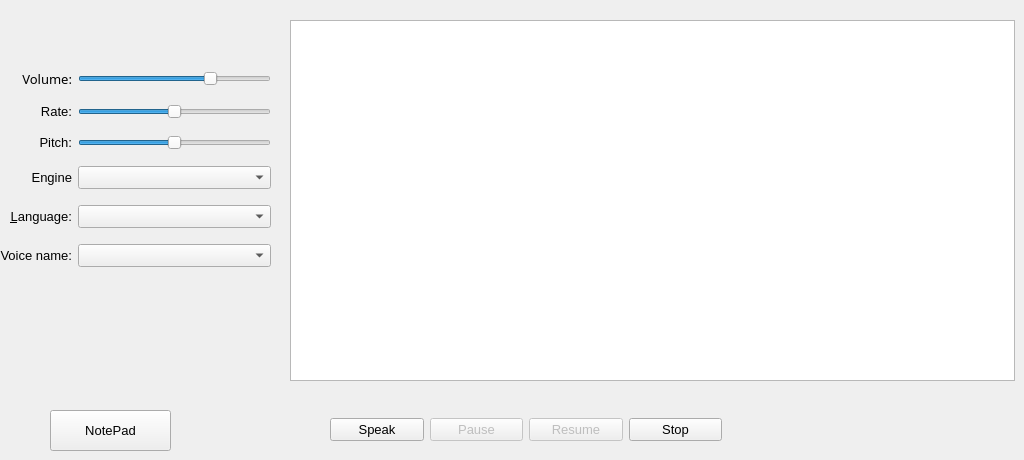
        <widget class="QWidget" name="tab_3">
         <attribute name="icon">
          <iconset>
           <normaloff>../../../../../../../../EXECUTABLE/Images/notif.jpg</normaloff>../../../../../../../../EXECUTABLE/Images/notif.jpg</iconset>
         </attribute>
         <attribute name="title">
          <string>Historique</string>
         </attribute>
         <widget class="QWidget" name="layoutWidget">
          <property name="geometry">
           <rect>
            <x>330</x>
            <y>410</y>
            <width>392</width>
            <height>39</height>
           </rect>
          </property>
          <layout class="QHBoxLayout" name="horizontalLayout_2">
           <item>
            <widget class="QPushButton" name="speakButton">
             <property name="font">
              <font>
               <pointsize>10</pointsize>
              </font>
             </property>
             <property name="text">
              <string>Speak</string>
             </property>
            </widget>
           </item>
           <item>
            <widget class="QPushButton" name="pauseButton">
             <property name="enabled">
              <bool>false</bool>
             </property>
             <property name="font">
              <font>
               <pointsize>10</pointsize>
              </font>
             </property>
             <property name="text">
              <string>Pause</string>
             </property>
            </widget>
           </item>
           <item>
            <widget class="QPushButton" name="resumeButton">
             <property name="enabled">
              <bool>false</bool>
             </property>
             <property name="font">
              <font>
               <pointsize>10</pointsize>
              </font>
             </property>
             <property name="text">
              <string>Resume</string>
             </property>
            </widget>
           </item>
           <item>
            <widget class="QPushButton" name="stopButton">
             <property name="font">
              <font>
               <pointsize>10</pointsize>
              </font>
             </property>
             <property name="text">
              <string>Stop</string>
             </property>
            </widget>
           </item>
          </layout>
         </widget>
         <widget class="QPlainTextEdit" name="plainTextEdit">
          <property name="geometry">
           <rect>
            <x>290</x>
            <y>20</y>
            <width>725</width>
            <height>361</height>
           </rect>
          </property>
          <property name="sizePolicy">
           <sizepolicy hsizetype="Expanding" vsizetype="Expanding">
            <horstretch>0</horstretch>
            <verstretch>0</verstretch>
           </sizepolicy>
          </property>
          <property name="font">
           <font>
            <pointsize>10</pointsize>
           </font>
          </property>
          <property name="plainText">
           <string/>
          </property>
         </widget>
         <widget class="QWidget" name="layoutWidget_2">
          <property name="geometry">
           <rect>
            <x>0</x>
            <y>60</y>
            <width>271</width>
            <height>218</height>
           </rect>
          </property>
          <layout class="QGridLayout" name="gridLayout_2">
           <item row="4" column="0">
            <widget class="QLabel" name="label_24">
             <property name="sizePolicy">
              <sizepolicy hsizetype="Minimum" vsizetype="Preferred">
               <horstretch>0</horstretch>
               <verstretch>0</verstretch>
              </sizepolicy>
             </property>
             <property name="font">
              <font>
               <pointsize>10</pointsize>
              </font>
             </property>
             <property name="text">
              <string>Engine</string>
             </property>
             <property name="alignment">
              <set>Qt::AlignRight|Qt::AlignTrailing|Qt::AlignVCenter</set>
             </property>
            </widget>
           </item>
           <item row="5" column="0">
            <widget class="QLabel" name="label_26">
             <property name="sizePolicy">
              <sizepolicy hsizetype="Minimum" vsizetype="Preferred">
               <horstretch>0</horstretch>
               <verstretch>0</verstretch>
              </sizepolicy>
             </property>
             <property name="font">
              <font>
               <pointsize>10</pointsize>
              </font>
             </property>
             <property name="text">
              <string>&amp;Language:</string>
             </property>
             <property name="alignment">
              <set>Qt::AlignRight|Qt::AlignTrailing|Qt::AlignVCenter</set>
             </property>
             <property name="buddy">
              <cstring>language</cstring>
             </property>
            </widget>
           </item>
           <item row="5" column="2">
            <widget class="QComboBox" name="language">
             <property name="sizePolicy">
              <sizepolicy hsizetype="Expanding" vsizetype="Fixed">
               <horstretch>0</horstretch>
               <verstretch>0</verstretch>
              </sizepolicy>
             </property>
             <property name="font">
              <font>
               <pointsize>10</pointsize>
              </font>
             </property>
            </widget>
           </item>
           <item row="2" column="2">
            <widget class="QSlider" name="rate">
             <property name="minimum">
              <number>-10</number>
             </property>
             <property name="maximum">
              <number>10</number>
             </property>
             <property name="orientation">
              <enum>Qt::Horizontal</enum>
             </property>
            </widget>
           </item>
           <item row="6" column="0">
            <widget class="QLabel" name="label_27">
             <property name="font">
              <font>
               <pointsize>10</pointsize>
              </font>
             </property>
             <property name="text">
              <string>Voice name:</string>
             </property>
             <property name="alignment">
              <set>Qt::AlignRight|Qt::AlignTrailing|Qt::AlignVCenter</set>
             </property>
            </widget>
           </item>
           <item row="6" column="2">
            <widget class="QComboBox" name="voice">
             <property name="font">
              <font>
               <pointsize>10</pointsize>
              </font>
             </property>
            </widget>
           </item>
           <item row="1" column="2">
            <widget class="QSlider" name="volume">
             <property name="maximum">
              <number>100</number>
             </property>
             <property name="singleStep">
              <number>5</number>
             </property>
             <property name="pageStep">
              <number>20</number>
             </property>
             <property name="value">
              <number>70</number>
             </property>
             <property name="orientation">
              <enum>Qt::Horizontal</enum>
             </property>
            </widget>
           </item>
           <item row="4" column="2">
            <widget class="QComboBox" name="engine">
             <property name="sizePolicy">
              <sizepolicy hsizetype="Expanding" vsizetype="Fixed">
               <horstretch>0</horstretch>
               <verstretch>0</verstretch>
              </sizepolicy>
             </property>
             <property name="font">
              <font>
               <pointsize>10</pointsize>
              </font>
             </property>
            </widget>
           </item>
           <item row="1" column="0">
            <widget class="QLabel" name="label_29">
             <property name="sizePolicy">
              <sizepolicy hsizetype="Minimum" vsizetype="Preferred">
               <horstretch>0</horstretch>
               <verstretch>0</verstretch>
              </sizepolicy>
             </property>
             <property name="font">
              <font>
               <family>MV Boli</family>
               <pointsize>10</pointsize>
              </font>
             </property>
             <property name="text">
              <string>Volume:</string>
             </property>
             <property name="alignment">
              <set>Qt::AlignRight|Qt::AlignTrailing|Qt::AlignVCenter</set>
             </property>
            </widget>
           </item>
           <item row="3" column="2">
            <widget class="QSlider" name="pitch">
             <property name="minimum">
              <number>-10</number>
             </property>
             <property name="maximum">
              <number>10</number>
             </property>
             <property name="singleStep">
              <number>1</number>
             </property>
             <property name="orientation">
              <enum>Qt::Horizontal</enum>
             </property>
            </widget>
           </item>
           <item row="3" column="0">
            <widget class="QLabel" name="label_25">
             <property name="sizePolicy">
              <sizepolicy hsizetype="Minimum" vsizetype="Preferred">
               <horstretch>0</horstretch>
               <verstretch>0</verstretch>
              </sizepolicy>
             </property>
             <property name="font">
              <font>
               <pointsize>10</pointsize>
              </font>
             </property>
             <property name="text">
              <string>Pitch:</string>
             </property>
             <property name="alignment">
              <set>Qt::AlignRight|Qt::AlignTrailing|Qt::AlignVCenter</set>
             </property>
            </widget>
           </item>
           <item row="2" column="0">
            <widget class="QLabel" name="label_28">
             <property name="sizePolicy">
              <sizepolicy hsizetype="Minimum" vsizetype="Preferred">
               <horstretch>0</horstretch>
               <verstretch>0</verstretch>
              </sizepolicy>
             </property>
             <property name="font">
              <font>
               <pointsize>10</pointsize>
              </font>
             </property>
             <property name="text">
              <string>Rate:</string>
             </property>
             <property name="alignment">
              <set>Qt::AlignRight|Qt::AlignTrailing|Qt::AlignVCenter</set>
             </property>
            </widget>
           </item>
          </layout>
         </widget>
         <widget class="QPushButton" name="pushButton">
          <property name="geometry">
           <rect>
            <x>50</x>
            <y>410</y>
            <width>121</width>
            <height>41</height>
           </rect>
          </property>
          <property name="font">
           <font>
            <pointsize>10</pointsize>
           </font>
          </property>
          <property name="text">
           <string>NotePad</string>
          </property>
         </widget>
        </widget>
